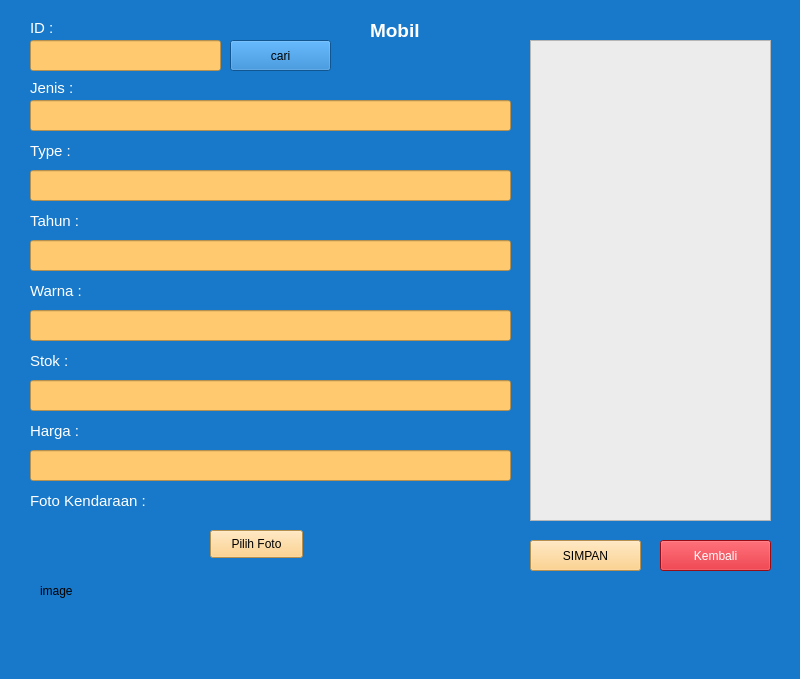
<?xml version="1.0" encoding="UTF-8"?>
<ui version="4.0">
 <class>MainWindow</class>
 <widget class="QMainWindow" name="MainWindow">
  <property name="geometry">
   <rect>
    <x>0</x>
    <y>0</y>
    <width>800</width>
    <height>679</height>
   </rect>
  </property>
  <property name="windowTitle">
   <string>MainWindow</string>
  </property>
  <property name="styleSheet">
   <string notr="true">background-color: rgb(0, 170, 255);
background-color: rgb(24, 121, 202);</string>
  </property>
  <widget class="QWidget" name="centralwidget">
   <widget class="QLabel" name="label_9">
    <property name="geometry">
     <rect>
      <x>30</x>
      <y>280</y>
      <width>121</width>
      <height>21</height>
     </rect>
    </property>
    <property name="font">
     <font>
      <pointsize>11</pointsize>
     </font>
    </property>
    <property name="styleSheet">
     <string notr="true">color: rgb(255, 255, 255);</string>
    </property>
    <property name="text">
     <string>Warna :</string>
    </property>
   </widget>
   <widget class="QLineEdit" name="lineEdit_stok">
    <property name="geometry">
     <rect>
      <x>30</x>
      <y>380</y>
      <width>481</width>
      <height>31</height>
     </rect>
    </property>
    <property name="styleSheet">
     <string notr="true">background-color: rgb(220, 220, 220);
background-color: rgb(255, 202, 111);</string>
    </property>
   </widget>
   <widget class="QLabel" name="label_8">
    <property name="geometry">
     <rect>
      <x>30</x>
      <y>210</y>
      <width>121</width>
      <height>21</height>
     </rect>
    </property>
    <property name="font">
     <font>
      <pointsize>11</pointsize>
     </font>
    </property>
    <property name="styleSheet">
     <string notr="true">color: rgb(255, 255, 255);</string>
    </property>
    <property name="text">
     <string>Tahun :</string>
    </property>
   </widget>
   <widget class="QLineEdit" name="lineEdit_id">
    <property name="geometry">
     <rect>
      <x>30</x>
      <y>40</y>
      <width>191</width>
      <height>31</height>
     </rect>
    </property>
    <property name="styleSheet">
     <string notr="true">background-color: rgb(255, 202, 111);</string>
    </property>
   </widget>
   <widget class="QLineEdit" name="lineEdit_tahun">
    <property name="geometry">
     <rect>
      <x>30</x>
      <y>240</y>
      <width>481</width>
      <height>31</height>
     </rect>
    </property>
    <property name="styleSheet">
     <string notr="true">background-color: rgb(220, 220, 220);
background-color: rgb(255, 202, 111);</string>
    </property>
   </widget>
   <widget class="QLabel" name="label_6">
    <property name="geometry">
     <rect>
      <x>30</x>
      <y>80</y>
      <width>111</width>
      <height>16</height>
     </rect>
    </property>
    <property name="font">
     <font>
      <pointsize>11</pointsize>
     </font>
    </property>
    <property name="styleSheet">
     <string notr="true">color: rgb(255, 255, 255);</string>
    </property>
    <property name="text">
     <string>Jenis :</string>
    </property>
   </widget>
   <widget class="QLineEdit" name="lineEdit_jenis">
    <property name="geometry">
     <rect>
      <x>30</x>
      <y>100</y>
      <width>481</width>
      <height>31</height>
     </rect>
    </property>
    <property name="styleSheet">
     <string notr="true">background-color: rgb(255, 202, 111);</string>
    </property>
   </widget>
   <widget class="QLabel" name="label_5">
    <property name="geometry">
     <rect>
      <x>30</x>
      <y>20</y>
      <width>41</width>
      <height>16</height>
     </rect>
    </property>
    <property name="font">
     <font>
      <pointsize>11</pointsize>
     </font>
    </property>
    <property name="styleSheet">
     <string notr="true">color: rgb(255, 255, 255);</string>
    </property>
    <property name="text">
     <string>ID :</string>
    </property>
   </widget>
   <widget class="QLabel" name="label_7">
    <property name="geometry">
     <rect>
      <x>30</x>
      <y>140</y>
      <width>111</width>
      <height>21</height>
     </rect>
    </property>
    <property name="font">
     <font>
      <pointsize>11</pointsize>
     </font>
    </property>
    <property name="styleSheet">
     <string notr="true">color: rgb(255, 255, 255);</string>
    </property>
    <property name="text">
     <string>Type :</string>
    </property>
   </widget>
   <widget class="QLabel" name="label_12">
    <property name="geometry">
     <rect>
      <x>30</x>
      <y>350</y>
      <width>121</width>
      <height>21</height>
     </rect>
    </property>
    <property name="font">
     <font>
      <pointsize>11</pointsize>
     </font>
    </property>
    <property name="styleSheet">
     <string notr="true">color: rgb(255, 255, 255);</string>
    </property>
    <property name="text">
     <string>Stok :</string>
    </property>
   </widget>
   <widget class="QLineEdit" name="lineEdit_warna">
    <property name="geometry">
     <rect>
      <x>30</x>
      <y>310</y>
      <width>481</width>
      <height>31</height>
     </rect>
    </property>
    <property name="styleSheet">
     <string notr="true">background-color: rgb(220, 220, 220);
background-color: rgb(255, 202, 111);</string>
    </property>
   </widget>
   <widget class="QLineEdit" name="lineEdit_type">
    <property name="geometry">
     <rect>
      <x>30</x>
      <y>170</y>
      <width>481</width>
      <height>31</height>
     </rect>
    </property>
    <property name="styleSheet">
     <string notr="true">background-color: rgb(220, 220, 220);
background-color: rgb(255, 202, 111);</string>
    </property>
   </widget>
   <widget class="QLabel" name="label_13">
    <property name="geometry">
     <rect>
      <x>30</x>
      <y>490</y>
      <width>141</width>
      <height>21</height>
     </rect>
    </property>
    <property name="font">
     <font>
      <pointsize>11</pointsize>
     </font>
    </property>
    <property name="styleSheet">
     <string notr="true">color: rgb(255, 255, 255);</string>
    </property>
    <property name="text">
     <string>Foto Kendaraan :</string>
    </property>
   </widget>
   <widget class="QPushButton" name="pushButton_pilihfoto">
    <property name="geometry">
     <rect>
      <x>210</x>
      <y>530</y>
      <width>93</width>
      <height>28</height>
     </rect>
    </property>
    <property name="styleSheet">
     <string notr="true">background-color: rgb(255, 202, 111);</string>
    </property>
    <property name="text">
     <string>Pilih Foto</string>
    </property>
   </widget>
   <widget class="QListView" name="listView">
    <property name="geometry">
     <rect>
      <x>530</x>
      <y>40</y>
      <width>241</width>
      <height>481</height>
     </rect>
    </property>
    <property name="styleSheet">
     <string notr="true">background-color: rgb(236, 236, 236);</string>
    </property>
   </widget>
   <widget class="QLabel" name="label_10">
    <property name="geometry">
     <rect>
      <x>370</x>
      <y>20</y>
      <width>71</width>
      <height>21</height>
     </rect>
    </property>
    <property name="font">
     <font>
      <pointsize>14</pointsize>
      <weight>75</weight>
      <bold>true</bold>
     </font>
    </property>
    <property name="styleSheet">
     <string notr="true">color: rgb(255, 255, 255);</string>
    </property>
    <property name="text">
     <string>Mobil</string>
    </property>
   </widget>
   <widget class="QLabel" name="label">
    <property name="geometry">
     <rect>
      <x>40</x>
      <y>530</y>
      <width>141</width>
      <height>121</height>
     </rect>
    </property>
    <property name="text">
     <string>image</string>
    </property>
   </widget>
   <widget class="QLabel" name="label_14">
    <property name="geometry">
     <rect>
      <x>30</x>
      <y>420</y>
      <width>121</width>
      <height>21</height>
     </rect>
    </property>
    <property name="font">
     <font>
      <pointsize>11</pointsize>
     </font>
    </property>
    <property name="styleSheet">
     <string notr="true">color: rgb(255, 255, 255);</string>
    </property>
    <property name="text">
     <string>Harga :</string>
    </property>
   </widget>
   <widget class="QLineEdit" name="lineEdit_harga">
    <property name="geometry">
     <rect>
      <x>30</x>
      <y>450</y>
      <width>481</width>
      <height>31</height>
     </rect>
    </property>
    <property name="styleSheet">
     <string notr="true">background-color: rgb(220, 220, 220);
background-color: rgb(255, 202, 111);</string>
    </property>
   </widget>
   <widget class="QPushButton" name="pushButton_simpan">
    <property name="geometry">
     <rect>
      <x>530</x>
      <y>540</y>
      <width>111</width>
      <height>31</height>
     </rect>
    </property>
    <property name="styleSheet">
     <string notr="true">background-color: rgb(255, 202, 111);</string>
    </property>
    <property name="text">
     <string>SIMPAN</string>
    </property>
   </widget>
   <widget class="QPushButton" name="pushButton_keluar">
    <property name="geometry">
     <rect>
      <x>660</x>
      <y>540</y>
      <width>111</width>
      <height>31</height>
     </rect>
    </property>
    <property name="styleSheet">
     <string notr="true">color: rgb(255, 255, 255);
background-color: rgb(212, 17, 30);</string>
    </property>
    <property name="text">
     <string>Kembali</string>
    </property>
   </widget>
   <widget class="QPushButton" name="pushButton_cari">
    <property name="geometry">
     <rect>
      <x>230</x>
      <y>40</y>
      <width>101</width>
      <height>31</height>
     </rect>
    </property>
    <property name="text">
     <string>cari</string>
    </property>
   </widget>
  </widget>
  <widget class="QStatusBar" name="statusbar"/>
 </widget>
 <resources/>
 <connections/>
</ui>
